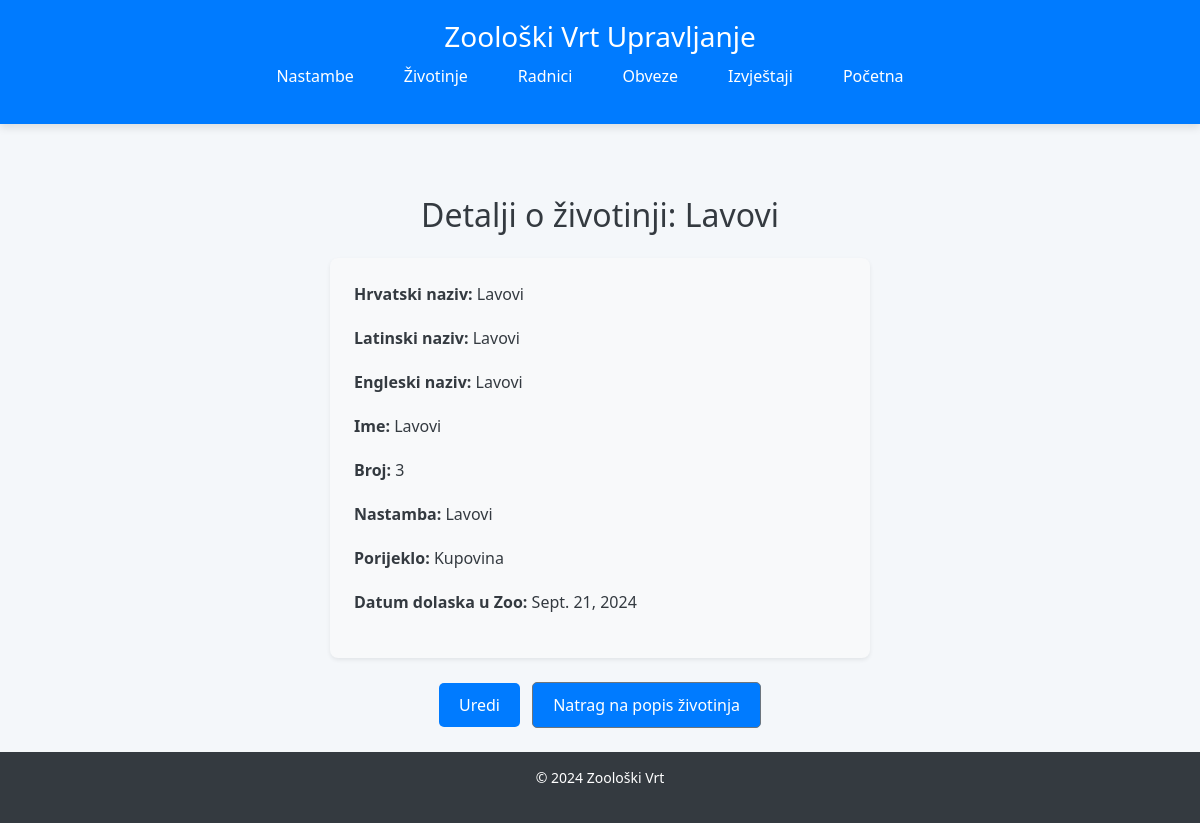
/zooloski/zivotinje/3/, run on the app's committed database.
### Zooloski/models.py (models this page shows, shortened)
class Zivotinja(models.Model):
    class Meta:
        verbose_name = "Zivotinja"
        verbose_name_plural = "Zivotinje"
    hrvatski_naziv = models.CharField(max_length=255)
    latinski_naziv = models.CharField(max_length=255)
    engleski_naziv = models.CharField(max_length=255)
    ime = models.CharField(max_length=255, blank=True, null=True)
    broj = models.IntegerField(blank=True, null=True)  # for group animals
    nastamba = models.ForeignKey(Nastamba, on_delete=models.SET_NULL, null=True)
    porijeklo = models.CharField(max_length=50, choices=[
        ('Kupovina', 'Kupovina'),
        ('Donacija', 'Donacija'),
        ('Rođenje', 'Rođenje'),
    ])
    datum_nastanka = models.DateField()
    arhiviran = models.BooleanField(default=False)  # for archived animals (dead)

class Nastamba(models.Model):
    class Meta:
        verbose_name = "Nastamba"
        verbose_name_plural = "Nastambe"
    BROJ_CHOICES = [
        ('Mračna', 'Mračna'),
        ('Grijana', 'Grijana'),
        ('Osunčana', 'Osunčana'),
    ]
    id = models.AutoField(primary_key=True)
    vrsta = models.CharField(max_length=50, choices=BROJ_CHOICES)
    ime = models.CharField(max_length=100, blank=True, null=True)  # Opcionalno
    centralna_tocka_lat = models.FloatField()  # Latitude kao decimalna vrijednost
    centralna_tocka_lng = models.FloatField()  # Longitude kao decimalna vrijednost
    opis = models.TextField(blank=True, null=True)  # Možeš koristiti opisni tekst umjesto geometrije
    biljke = models.TextField(blank=True, null=True)
    stabla = models.TextField(blank=True, null=True)
    sekundarne_zivotinje = models.TextField(blank=True, null=True)
    evidencija_prisutnosti = models.BooleanField(default=False)  # Prisutnost slučajno/namjerno
    je_aktivna = models.BooleanField(default=True)
    def __str__(self):
        return self.ime or f'Nastamba {self.broj}'

### Zooloski/views.py (the view)
# urls.py: path('zivotinje/<int:id>/', views.zivotinja_detail, name='zivotinja_detail'),
def zivotinja_detail(request, id):
    zivotinja = get_object_or_404(Zivotinja, id=id)
    return render(request, 'zivotinja_detail.html', {'zivotinja': zivotinja})

### Zooloski/templates/zivotinja_detail.html (shortened to what this page needs)
{% extends 'base.html' %}
{% block content %}
<div class="container mt-5">
    <h2 class="text-center mb-4">Detalji o životinji: {{ zivotinja.ime }}</h2>
    <div class="card p-4 shadow-sm">
        <p><strong>Hrvatski naziv:</strong> {{ zivotinja.hrvatski_naziv }}</p>
        <p><strong>Latinski naziv:</strong> {{ zivotinja.latinski_naziv }}</p>
        <p><strong>Engleski naziv:</strong> {{ zivotinja.engleski_naziv }}</p>
        <p><strong>Ime:</strong> {{ zivotinja.ime }}</p>
        <p><strong>Broj:</strong> {{ zivotinja.broj }}</p>
        <p><strong>Nastamba:</strong> {{ zivotinja.nastamba }}</p>
        <p><strong>Porijeklo:</strong> {{ zivotinja.porijeklo }}</p>
        <p><strong>Datum dolaska u Zoo:</strong> {{ zivotinja.datum_nastanka }}</p>
    </div>
    <div class="text-center mt-4">
        <a href="{% url 'zivotinja_update' zivotinja.id %}" class="btn btn-warning">Uredi</a>
        <a href="{% url 'zivotinja_list' %}" class="btn btn-secondary ml-2">Natrag na popis životinja</a>
    </div>
</div>
{% endblock %}

### Zooloski/templates/base.html (style rules this page uses)
html, body { height: 100%; font-family: 'Segoe UI', Tahoma, Geneva, Verdana, sans-serif; background-color: #f4f7fa; color: #343a40; }
body { display: flex; flex-direction: column; }
.container { max-width: 1140px; }
h1, p { margin-bottom: 20px; }
a.btn { background-color: #007bff; color: white; font-weight: 500; padding: 10px 20px; border-radius: 5px; text-decoration: none; transition: background-color 0.3s ease; }

### Zooloski/templates/zivotinja_detail.html (style rules this page uses)
.container { max-width: 600px; margin: 0 auto; }
.card { background-color: #f8f9fa; border-radius: 8px; border: none; }
.btn-warning { background-color: #ffc107; color: white; border: none; padding: 10px 20px; font-size: 16px; }
.btn-secondary { padding: 10px 20px; font-size: 16px; color: white; }
.ml-2 { margin-left: 10px; }

### data on the page
Zivotinja: ime "Lavovi", hrvatski_naziv "Lavovi", latinski_naziv "Lavovi", engleski_naziv "Lavovi", broj "3", nastamba "Lavovi", porijeklo "Kupovina", datum_nastanka "Sept. 21, 2024"
